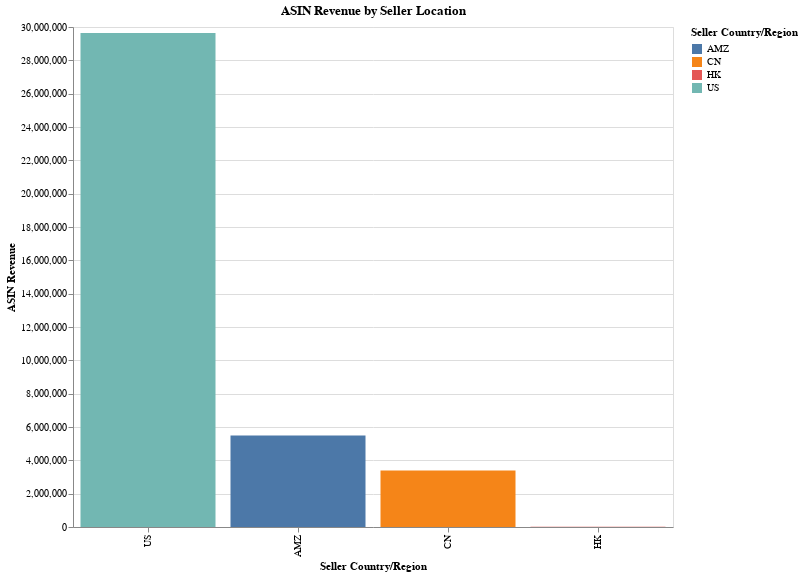

Source (notebook cell):
### Code cell
chart7 = alt.Chart(sellers_revenue).mark_bar().encode(
    x=alt.X('Seller Country/Region', sort='-y'),
    y='ASIN Revenue',
    color='Seller Country/Region'
  ).properties(
    width=600,
    height=500,
    title='ASIN Revenue by Seller Location'
  )
chart7

### Figure 1 — Vega-Lite specification as saved in the notebook (floating-point values rounded to 4 significant figures)
{"config": {"view": {"continuousWidth": 300, "continuousHeight": 300}}, "data": {"name": "data-cbfc8d8e98e704a39f17a75c0ebacadc"}, "mark": {"type": "bar"}, "encoding": {"color": {"field": "Seller Country/Region", "type": "nominal"}, "x": {"field": "Seller Country/Region", "sort": "-y", "type": "nominal"}, "y": {"field": "ASIN Revenue", "type": "quantitative"}}, "height": 500, "title": "ASIN Revenue by Seller Location", "width": 600, "$schema": "https://vega.github.io/schema/vega-lite/v5.20.1.json", "datasets": {"data-cbfc8d8e98e704a39f17a75c0ebacadc": [{"Seller Country/Region": "AMZ", "ASIN Revenue": 5485000.0}, {"Seller Country/Region": "CN", "ASIN Revenue": 3395000.0}, {"Seller Country/Region": "HK", "ASIN Revenue": 12630.0}, {"Seller Country/Region": "US", "ASIN Revenue": 29640000.0}]}}
